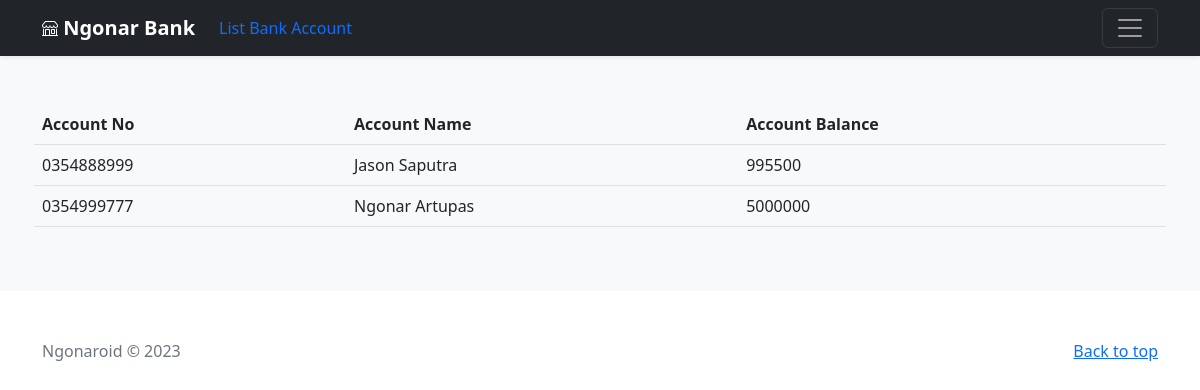
Before: /account/ with the older database file.
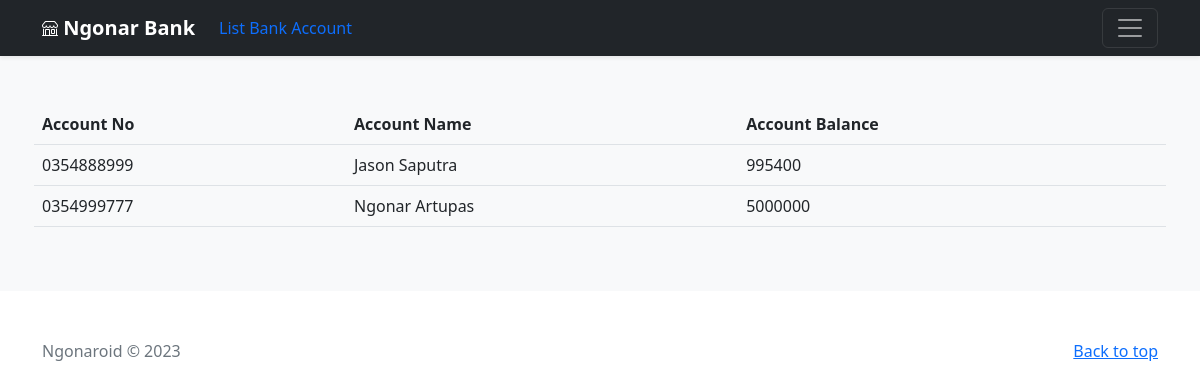
After: the same page with the newer database file.
### account/models.py (models this page shows)
class BankAccount(models.Model):
    account_no = models.CharField(max_length=15)
    account_name = models.CharField(max_length=32)
    account_balance = models.IntegerField()
    def __str__(self):
        return self.account_no + " - " + self.account_name + " - " + str(self.account_balance)

### account/views.py (the view)
# urls.py: path('', views.index, name='account_index'),
def index(request):
    bank_account = BankAccount.objects.all()
    context = {
        'bank_account': bank_account
    }
    for acc in bank_account :
        print(acc)
    template = loader.get_template('bank_account.html')
    return HttpResponse(template.render(context, request))

### account/templates/bank_account.html
{% extends "base.html" %}
{% block content %}
<div class="album py-5 bg-light">
    <div class="container">
      <div class="row row-cols-1 row-cols-sm-2 row-cols-md-3 g-3">
    <table class="table table-responsive">
        <tr>
            <th>Account No</th>
            <th>Account Name</th>
            <th>Account Balance</th>
        </tr>
        {% for acct in bank_account %}
        <tr>
            <td>{{ acct.account_no }}</td>
            <td>{{ acct.account_name }}</td>
            <td>{{ acct.account_balance }}</td>
        </tr>
        {% endfor %}
    </table>
      </div></div></div>
{% endblock content %}

Changed rows visible on the page:
changed BankAccount "Jason Saputra": account_balance "995500" → "995400"
